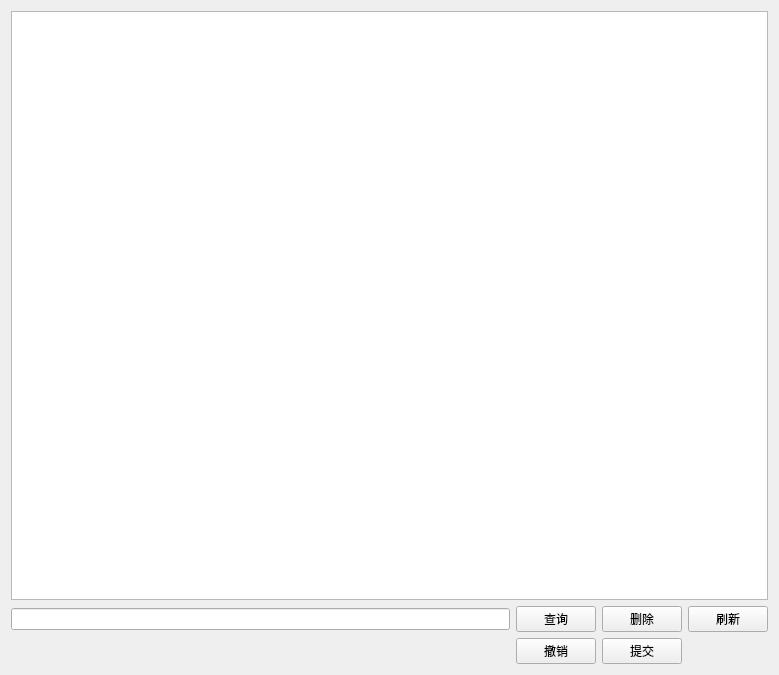
<?xml version="1.0" encoding="UTF-8"?>
<ui version="4.0">
 <class>Widget</class>
 <widget class="QWidget" name="Widget">
  <property name="geometry">
   <rect>
    <x>0</x>
    <y>0</y>
    <width>779</width>
    <height>675</height>
   </rect>
  </property>
  <property name="windowTitle">
   <string>Widget</string>
  </property>
  <layout class="QGridLayout" name="gridLayout">
   <item row="0" column="0" colspan="4">
    <widget class="QTableView" name="table"/>
   </item>
   <item row="1" column="0">
    <widget class="QLineEdit" name="lineEdit"/>
   </item>
   <item row="1" column="1">
    <widget class="QPushButton" name="search">
     <property name="text">
      <string>查询</string>
     </property>
    </widget>
   </item>
   <item row="1" column="2">
    <widget class="QPushButton" name="deleteBtn">
     <property name="text">
      <string>删除</string>
     </property>
    </widget>
   </item>
   <item row="1" column="3">
    <widget class="QPushButton" name="refresh">
     <property name="text">
      <string>刷新</string>
     </property>
    </widget>
   </item>
   <item row="2" column="1">
    <widget class="QPushButton" name="revert">
     <property name="text">
      <string>撤销</string>
     </property>
    </widget>
   </item>
   <item row="2" column="2">
    <widget class="QPushButton" name="submit">
     <property name="text">
      <string>提交</string>
     </property>
    </widget>
   </item>
  </layout>
 </widget>
 <resources/>
 <connections/>
</ui>
